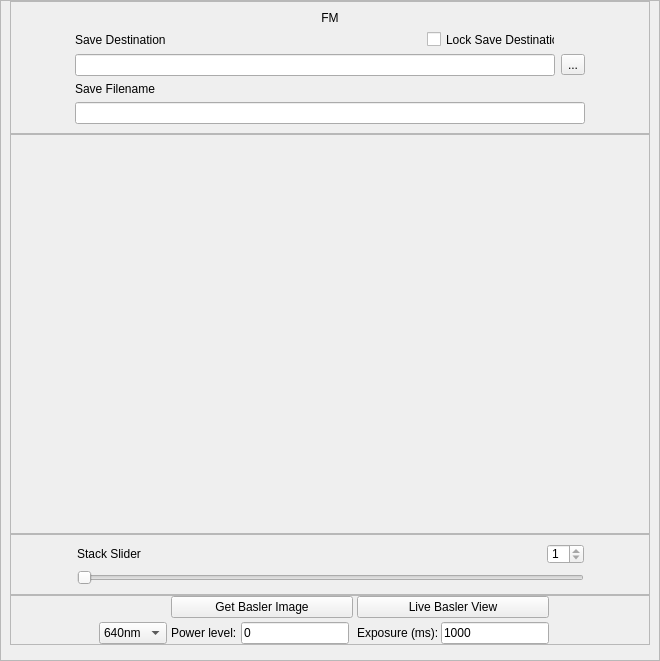
        <widget class="QFrame" name="frame_fluorescence">
         <property name="sizePolicy">
          <sizepolicy hsizetype="Preferred" vsizetype="Preferred">
           <horstretch>0</horstretch>
           <verstretch>0</verstretch>
          </sizepolicy>
         </property>
         <property name="minimumSize">
          <size>
           <width>0</width>
           <height>0</height>
          </size>
         </property>
         <property name="maximumSize">
          <size>
           <width>980</width>
           <height>914</height>
          </size>
         </property>
         <property name="frameShape">
          <enum>QFrame::StyledPanel</enum>
         </property>
         <property name="frameShadow">
          <enum>QFrame::Raised</enum>
         </property>
         <layout class="QGridLayout" name="gridLayout_4">
          <property name="leftMargin">
           <number>9</number>
          </property>
          <property name="topMargin">
           <number>0</number>
          </property>
          <property name="rightMargin">
           <number>9</number>
          </property>
          <property name="bottomMargin">
           <number>0</number>
          </property>
          <property name="spacing">
           <number>0</number>
          </property>
          <item row="5" column="0">
           <spacer name="verticalSpacer_5">
            <property name="orientation">
             <enum>Qt::Vertical</enum>
            </property>
            <property name="sizeType">
             <enum>QSizePolicy::Fixed</enum>
            </property>
            <property name="sizeHint" stdset="0">
             <size>
              <width>20</width>
              <height>15</height>
             </size>
            </property>
           </spacer>
          </item>
          <item row="0" column="0">
           <widget class="QFrame" name="frame_save_destination_FM">
            <property name="frameShape">
             <enum>QFrame::StyledPanel</enum>
            </property>
            <property name="frameShadow">
             <enum>QFrame::Raised</enum>
            </property>
            <layout class="QGridLayout" name="gridLayout_3">
             <item row="1" column="1">
              <widget class="QLabel" name="label_save_destination_FM">
               <property name="text">
                <string>Save Destination</string>
               </property>
              </widget>
             </item>
             <item row="2" column="0">
              <spacer name="horizontalSpacer_8">
               <property name="orientation">
                <enum>Qt::Horizontal</enum>
               </property>
               <property name="sizeType">
                <enum>QSizePolicy::MinimumExpanding</enum>
               </property>
               <property name="sizeHint" stdset="0">
                <size>
                 <width>1</width>
                 <height>20</height>
                </size>
               </property>
              </spacer>
             </item>
             <item row="4" column="1" colspan="3">
              <widget class="QLineEdit" name="lineEdit_save_filename_FM"/>
             </item>
             <item row="1" column="2">
              <widget class="QCheckBox" name="checkBox_save_destination_FM">
               <property name="minimumSize">
                <size>
                 <width>128</width>
                 <height>17</height>
                </size>
               </property>
               <property name="maximumSize">
                <size>
                 <width>128</width>
                 <height>17</height>
                </size>
               </property>
               <property name="text">
                <string>Lock Save Destination</string>
               </property>
              </widget>
             </item>
             <item row="2" column="4">
              <spacer name="horizontalSpacer_9">
               <property name="orientation">
                <enum>Qt::Horizontal</enum>
               </property>
               <property name="sizeType">
                <enum>QSizePolicy::MinimumExpanding</enum>
               </property>
               <property name="sizeHint" stdset="0">
                <size>
                 <width>1</width>
                 <height>20</height>
                </size>
               </property>
              </spacer>
             </item>
             <item row="2" column="3">
              <widget class="QToolButton" name="button_save_destination_FM">
               <property name="layoutDirection">
                <enum>Qt::LeftToRight</enum>
               </property>
               <property name="text">
                <string>...</string>
               </property>
               <property name="toolButtonStyle">
                <enum>Qt::ToolButtonIconOnly</enum>
               </property>
              </widget>
             </item>
             <item row="3" column="1">
              <widget class="QLabel" name="label_save_filename_FM">
               <property name="text">
                <string>Save Filename</string>
               </property>
              </widget>
             </item>
             <item row="2" column="1" colspan="2">
              <widget class="QLineEdit" name="lineEdit_save_destination_FM">
               <property name="sizePolicy">
                <sizepolicy hsizetype="MinimumExpanding" vsizetype="Fixed">
                 <horstretch>0</horstretch>
                 <verstretch>0</verstretch>
                </sizepolicy>
               </property>
               <property name="minimumSize">
                <size>
                 <width>480</width>
                 <height>20</height>
                </size>
               </property>
               <property name="maximumSize">
                <size>
                 <width>12356345</width>
                 <height>345345</height>
                </size>
               </property>
              </widget>
             </item>
             <item row="0" column="1" colspan="3">
              <widget class="QLabel" name="label_FM">
               <property name="sizePolicy">
                <sizepolicy hsizetype="Minimum" vsizetype="Minimum">
                 <horstretch>0</horstretch>
                 <verstretch>0</verstretch>
                </sizepolicy>
               </property>
               <property name="text">
                <string>FM</string>
               </property>
               <property name="alignment">
                <set>Qt::AlignCenter</set>
               </property>
               <property name="margin">
                <number>6</number>
               </property>
              </widget>
             </item>
            </layout>
           </widget>
          </item>
          <item row="1" column="0">
           <widget class="QFrame" name="frame_label_fluorescence">
            <property name="sizePolicy">
             <sizepolicy hsizetype="Minimum" vsizetype="Minimum">
              <horstretch>0</horstretch>
              <verstretch>0</verstretch>
             </sizepolicy>
            </property>
            <property name="minimumSize">
             <size>
              <width>640</width>
              <height>400</height>
             </size>
            </property>
            <property name="frameShape">
             <enum>QFrame::StyledPanel</enum>
            </property>
            <property name="frameShadow">
             <enum>QFrame::Raised</enum>
            </property>
            <layout class="QGridLayout" name="gridLayout_17">
             <property name="leftMargin">
              <number>0</number>
             </property>
             <property name="topMargin">
              <number>0</number>
             </property>
             <property name="rightMargin">
              <number>0</number>
             </property>
             <property name="bottomMargin">
              <number>0</number>
             </property>
             <property name="spacing">
              <number>0</number>
             </property>
             <item row="2" column="1" alignment="Qt::AlignHCenter|Qt::AlignVCenter">
              <widget class="QLabel" name="label_image_FM">
               <property name="sizePolicy">
                <sizepolicy hsizetype="Expanding" vsizetype="Expanding">
                 <horstretch>0</horstretch>
                 <verstretch>0</verstretch>
                </sizepolicy>
               </property>
               <property name="minimumSize">
                <size>
                 <width>0</width>
                 <height>0</height>
                </size>
               </property>
               <property name="maximumSize">
                <size>
                 <width>650</width>
                 <height>410</height>
                </size>
               </property>
               <property name="text">
                <string/>
               </property>
              </widget>
             </item>
            </layout>
           </widget>
          </item>
          <item row="4" column="0">
           <widget class="QFrame" name="frame_buttons_FM">
            <property name="sizePolicy">
             <sizepolicy hsizetype="Expanding" vsizetype="Expanding">
              <horstretch>0</horstretch>
              <verstretch>0</verstretch>
             </sizepolicy>
            </property>
            <property name="frameShape">
             <enum>QFrame::StyledPanel</enum>
            </property>
            <property name="frameShadow">
             <enum>QFrame::Raised</enum>
            </property>
            <layout class="QGridLayout" name="gridLayout_18">
             <property name="leftMargin">
              <number>0</number>
             </property>
             <property name="topMargin">
              <number>0</number>
             </property>
             <property name="rightMargin">
              <number>0</number>
             </property>
             <property name="bottomMargin">
              <number>0</number>
             </property>
             <property name="spacing">
              <number>4</number>
             </property>
             <item row="4" column="7">
              <spacer name="horizontalSpacer">
               <property name="orientation">
                <enum>Qt::Horizontal</enum>
               </property>
               <property name="sizeType">
                <enum>QSizePolicy::Fixed</enum>
               </property>
               <property name="sizeHint" stdset="0">
                <size>
                 <width>100</width>
                 <height>20</height>
                </size>
               </property>
              </spacer>
             </item>
             <item row="4" column="1">
              <widget class="QComboBox" name="comboBox_laser_basler">
               <property name="editable">
                <bool>false</bool>
               </property>
               <property name="currentText">
                <string>640nm</string>
               </property>
               <item>
                <property name="text">
                 <string>640nm</string>
                </property>
               </item>
               <item>
                <property name="text">
                 <string>561nm</string>
                </property>
               </item>
               <item>
                <property name="text">
                 <string>488nm</string>
                </property>
               </item>
               <item>
                <property name="text">
                 <string>405nm</string>
                </property>
               </item>
              </widget>
             </item>
             <item row="4" column="3">
              <widget class="QLineEdit" name="lineEdit_power_basler_2">
               <property name="text">
                <string>0</string>
               </property>
              </widget>
             </item>
             <item row="4" column="2">
              <widget class="QLabel" name="label_2">
               <property name="text">
                <string>Power level:</string>
               </property>
              </widget>
             </item>
             <item row="4" column="6">
              <widget class="QLineEdit" name="lineEdit_exposure_basler">
               <property name="text">
                <string>1000</string>
               </property>
              </widget>
             </item>
             <item row="4" column="5">
              <widget class="QLabel" name="label">
               <property name="maximumSize">
                <size>
                 <width>80</width>
                 <height>16777215</height>
                </size>
               </property>
               <property name="text">
                <string>Exposure (ms): </string>
               </property>
              </widget>
             </item>
             <item row="4" column="0">
              <spacer name="horizontalSpacer_2">
               <property name="orientation">
                <enum>Qt::Horizontal</enum>
               </property>
               <property name="sizeHint" stdset="0">
                <size>
                 <width>40</width>
                 <height>20</height>
                </size>
               </property>
              </spacer>
             </item>
             <item row="3" column="5" colspan="2">
              <widget class="QPushButton" name="button_live_image_FM">
               <property name="sizePolicy">
                <sizepolicy hsizetype="MinimumExpanding" vsizetype="MinimumExpanding">
                 <horstretch>0</horstretch>
                 <verstretch>0</verstretch>
                </sizepolicy>
               </property>
               <property name="minimumSize">
                <size>
                 <width>100</width>
                 <height>0</height>
                </size>
               </property>
               <property name="text">
                <string>Live Basler View</string>
               </property>
              </widget>
             </item>
             <item row="3" column="2" colspan="3">
              <widget class="QPushButton" name="button_get_image_FM">
               <property name="sizePolicy">
                <sizepolicy hsizetype="MinimumExpanding" vsizetype="MinimumExpanding">
                 <horstretch>0</horstretch>
                 <verstretch>0</verstretch>
                </sizepolicy>
               </property>
               <property name="minimumSize">
                <size>
                 <width>100</width>
                 <height>0</height>
                </size>
               </property>
               <property name="text">
                <string>Get Basler Image</string>
               </property>
              </widget>
             </item>
            </layout>
           </widget>
          </item>
          <item row="3" column="0">
           <widget class="QFrame" name="frame_slider_FM">
            <property name="frameShape">
             <enum>QFrame::StyledPanel</enum>
            </property>
            <property name="frameShadow">
             <enum>QFrame::Raised</enum>
            </property>
            <layout class="QGridLayout" name="gridLayout_2">
             <item row="0" column="1">
              <layout class="QVBoxLayout" name="layout_image_vertical">
               <item>
                <layout class="QHBoxLayout" name="layout_image_horizontal">
                 <item>
                  <widget class="QLabel" name="label_slider_FM">
                   <property name="text">
                    <string>Stack Slider</string>
                   </property>
                  </widget>
                 </item>
                 <item>
                  <spacer name="spacer_slider_FM">
                   <property name="orientation">
                    <enum>Qt::Horizontal</enum>
                   </property>
                   <property name="sizeHint" stdset="0">
                    <size>
                     <width>400</width>
                     <height>20</height>
                    </size>
                   </property>
                  </spacer>
                 </item>
                 <item>
                  <widget class="QSpinBox" name="spinbox_slider_FM">
                   <property name="minimumSize">
                    <size>
                     <width>37</width>
                     <height>20</height>
                    </size>
                   </property>
                   <property name="maximumSize">
                    <size>
                     <width>37</width>
                     <height>20</height>
                    </size>
                   </property>
                   <property name="minimum">
                    <number>1</number>
                   </property>
                   <property name="maximum">
                    <number>1</number>
                   </property>
                   <property name="value">
                    <number>1</number>
                   </property>
                  </widget>
                 </item>
                </layout>
               </item>
               <item>
                <widget class="QSlider" name="slider_stack_FM">
                 <property name="minimum">
                  <number>1</number>
                 </property>
                 <property name="maximum">
                  <number>1</number>
                 </property>
                 <property name="singleStep">
                  <number>1</number>
                 </property>
                 <property name="value">
                  <number>1</number>
                 </property>
                 <property name="orientation">
                  <enum>Qt::Horizontal</enum>
                 </property>
                </widget>
               </item>
              </layout>
             </item>
             <item row="0" column="2">
              <spacer name="horizontalSpacer_5">
               <property name="orientation">
                <enum>Qt::Horizontal</enum>
               </property>
               <property name="sizeType">
                <enum>QSizePolicy::MinimumExpanding</enum>
               </property>
               <property name="sizeHint" stdset="0">
                <size>
                 <width>40</width>
                 <height>20</height>
                </size>
               </property>
              </spacer>
             </item>
             <item row="0" column="0">
              <spacer name="horizontalSpacer_6">
               <property name="orientation">
                <enum>Qt::Horizontal</enum>
               </property>
               <property name="sizeType">
                <enum>QSizePolicy::MinimumExpanding</enum>
               </property>
               <property name="sizeHint" stdset="0">
                <size>
                 <width>40</width>
                 <height>20</height>
                </size>
               </property>
              </spacer>
             </item>
            </layout>
           </widget>
          </item>
         </layout>
        </widget>
